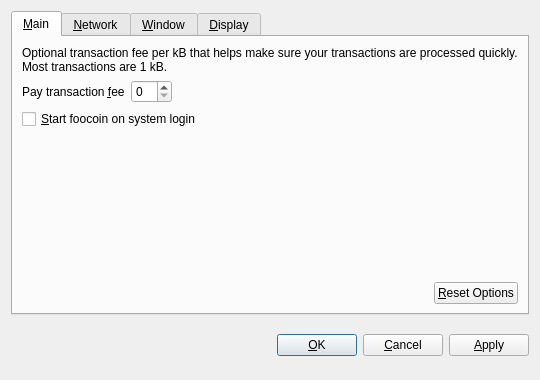
<?xml version="1.0" encoding="UTF-8"?>
<ui version="4.0">
 <class>OptionsDialog</class>
 <widget class="QDialog" name="OptionsDialog">
  <property name="geometry">
   <rect>
    <x>0</x>
    <y>0</y>
    <width>540</width>
    <height>380</height>
   </rect>
  </property>
  <property name="windowTitle">
   <string>Options</string>
  </property>
  <property name="modal">
   <bool>true</bool>
  </property>
  <layout class="QVBoxLayout" name="verticalLayout">
   <item>
    <widget class="QTabWidget" name="tabWidget">
     <property name="tabPosition">
      <enum>QTabWidget::North</enum>
     </property>
     <property name="currentIndex">
      <number>0</number>
     </property>
     <widget class="QWidget" name="tabMain">
      <attribute name="title">
       <string>&amp;Main</string>
      </attribute>
      <layout class="QVBoxLayout" name="verticalLayout_Main">
       <item>
        <widget class="QLabel" name="transactionFeeInfoLabel">
         <property name="text">
          <string>Optional transaction fee per kB that helps make sure your transactions are processed quickly. Most transactions are 1 kB.</string>
         </property>
         <property name="textFormat">
          <enum>Qt::PlainText</enum>
         </property>
         <property name="wordWrap">
          <bool>true</bool>
         </property>
        </widget>
       </item>
       <item>
        <layout class="QHBoxLayout" name="horizontalLayout_1_Main">
         <item>
          <widget class="QLabel" name="transactionFeeLabel">
           <property name="text">
            <string>Pay transaction &amp;fee</string>
           </property>
           <property name="textFormat">
            <enum>Qt::PlainText</enum>
           </property>
           <property name="buddy">
            <cstring>transactionFee</cstring>
           </property>
          </widget>
         </item>
         <item>
          <widget class="BitcoinAmountField" name="transactionFee"/>
         </item>
         <item>
          <spacer name="horizontalSpacer_1_Main">
           <property name="orientation">
            <enum>Qt::Horizontal</enum>
           </property>
           <property name="sizeHint" stdset="0">
            <size>
             <width>40</width>
             <height>20</height>
            </size>
           </property>
          </spacer>
         </item>
        </layout>
       </item>
       <item>
        <widget class="QCheckBox" name="bitcoinAtStartup">
         <property name="toolTip">
          <string>Automatically start foocoin after logging in to the system.</string>
         </property>
         <property name="text">
          <string>&amp;Start foocoin on system login</string>
         </property>
        </widget>
       </item>
       <item>
        <spacer name="verticalSpacer_Main">
         <property name="orientation">
          <enum>Qt::Vertical</enum>
         </property>
         <property name="sizeHint" stdset="0">
          <size>
           <width>20</width>
           <height>40</height>
          </size>
         </property>
        </spacer>
       </item>
       <item>
        <layout class="QHBoxLayout" name="horizontalLayout_2_Main">
         <item>
          <spacer name="horizontalSpacer_2_Main">
           <property name="orientation">
            <enum>Qt::Horizontal</enum>
           </property>
           <property name="sizeHint" stdset="0">
            <size>
             <width>40</width>
             <height>20</height>
            </size>
           </property>
          </spacer>
         </item>
         <item>
          <widget class="QPushButton" name="resetButton">
           <property name="toolTip">
            <string>Reset all client options to default.</string>
           </property>
           <property name="text">
            <string>&amp;Reset Options</string>
           </property>
           <property name="autoDefault">
            <bool>false</bool>
           </property>
          </widget>
         </item>
        </layout>
       </item>
      </layout>
     </widget>
     <widget class="QWidget" name="tabNetwork">
      <attribute name="title">
       <string>&amp;Network</string>
      </attribute>
      <layout class="QVBoxLayout" name="verticalLayout_Network">
       <item>
        <widget class="QCheckBox" name="mapPortUpnp">
         <property name="toolTip">
          <string>Automatically open the foocoin client port on the router. This only works when your router supports UPnP and it is enabled.</string>
         </property>
         <property name="text">
          <string>Map port using &amp;UPnP</string>
         </property>
        </widget>
       </item>
       <item>
        <widget class="QCheckBox" name="connectSocks">
         <property name="toolTip">
          <string>Connect to the foocoin network through a SOCKS proxy (e.g. when connecting through Tor).</string>
         </property>
         <property name="text">
          <string>&amp;Connect through SOCKS proxy:</string>
         </property>
        </widget>
       </item>
       <item>
        <layout class="QHBoxLayout" name="horizontalLayout_Network">
         <item>
          <widget class="QLabel" name="proxyIpLabel">
           <property name="text">
            <string>Proxy &amp;IP:</string>
           </property>
           <property name="textFormat">
            <enum>Qt::PlainText</enum>
           </property>
           <property name="buddy">
            <cstring>proxyIp</cstring>
           </property>
          </widget>
         </item>
         <item>
          <widget class="QValidatedLineEdit" name="proxyIp">
           <property name="maximumSize">
            <size>
             <width>140</width>
             <height>16777215</height>
            </size>
           </property>
           <property name="toolTip">
            <string>IP address of the proxy (e.g. 127.0.0.1)</string>
           </property>
          </widget>
         </item>
         <item>
          <widget class="QLabel" name="proxyPortLabel">
           <property name="text">
            <string>&amp;Port:</string>
           </property>
           <property name="textFormat">
            <enum>Qt::PlainText</enum>
           </property>
           <property name="buddy">
            <cstring>proxyPort</cstring>
           </property>
          </widget>
         </item>
         <item>
          <widget class="QLineEdit" name="proxyPort">
           <property name="maximumSize">
            <size>
             <width>55</width>
             <height>16777215</height>
            </size>
           </property>
           <property name="toolTip">
            <string>Port of the proxy (e.g. 9050)</string>
           </property>
          </widget>
         </item>
         <item>
          <widget class="QLabel" name="socksVersionLabel">
           <property name="text">
            <string>SOCKS &amp;Version:</string>
           </property>
           <property name="textFormat">
            <enum>Qt::PlainText</enum>
           </property>
           <property name="buddy">
            <cstring>socksVersion</cstring>
           </property>
          </widget>
         </item>
         <item>
          <widget class="QValueComboBox" name="socksVersion">
           <property name="toolTip">
            <string>SOCKS version of the proxy (e.g. 5)</string>
           </property>
          </widget>
         </item>
         <item>
          <spacer name="horizontalSpacer_Network">
           <property name="orientation">
            <enum>Qt::Horizontal</enum>
           </property>
           <property name="sizeHint" stdset="0">
            <size>
             <width>40</width>
             <height>20</height>
            </size>
           </property>
          </spacer>
         </item>
        </layout>
       </item>
       <item>
        <spacer name="verticalSpacer_Network">
         <property name="orientation">
          <enum>Qt::Vertical</enum>
         </property>
         <property name="sizeHint" stdset="0">
          <size>
           <width>20</width>
           <height>40</height>
          </size>
         </property>
        </spacer>
       </item>
      </layout>
     </widget>
     <widget class="QWidget" name="tabWindow">
      <attribute name="title">
       <string>&amp;Window</string>
      </attribute>
      <layout class="QVBoxLayout" name="verticalLayout_Window">
       <item>
        <widget class="QCheckBox" name="minimizeToTray">
         <property name="toolTip">
          <string>Show only a tray icon after minimizing the window.</string>
         </property>
         <property name="text">
          <string>&amp;Minimize to the tray instead of the taskbar</string>
         </property>
        </widget>
       </item>
       <item>
        <widget class="QCheckBox" name="minimizeOnClose">
         <property name="toolTip">
          <string>Minimize instead of exit the application when the window is closed. When this option is enabled, the application will be closed only after selecting Quit in the menu.</string>
         </property>
         <property name="text">
          <string>M&amp;inimize on close</string>
         </property>
        </widget>
       </item>
       <item>
        <spacer name="verticalSpacer_Window">
         <property name="orientation">
          <enum>Qt::Vertical</enum>
         </property>
         <property name="sizeHint" stdset="0">
          <size>
           <width>20</width>
           <height>40</height>
          </size>
         </property>
        </spacer>
       </item>
      </layout>
     </widget>
     <widget class="QWidget" name="tabDisplay">
      <attribute name="title">
       <string>&amp;Display</string>
      </attribute>
      <layout class="QVBoxLayout" name="verticalLayout_Display">
       <item>
        <layout class="QHBoxLayout" name="horizontalLayout_1_Display">
         <item>
          <widget class="QLabel" name="langLabel">
           <property name="text">
            <string>User Interface &amp;language:</string>
           </property>
           <property name="textFormat">
            <enum>Qt::PlainText</enum>
           </property>
           <property name="buddy">
            <cstring>lang</cstring>
           </property>
          </widget>
         </item>
         <item>
          <widget class="QValueComboBox" name="lang">
           <property name="toolTip">
            <string>The user interface language can be set here. This setting will take effect after restarting foocoin.</string>
           </property>
          </widget>
         </item>
        </layout>
       </item>
       <item>
        <layout class="QHBoxLayout" name="horizontalLayout_2_Display">
         <item>
          <widget class="QLabel" name="unitLabel">
           <property name="text">
            <string>&amp;Unit to show amounts in:</string>
           </property>
           <property name="textFormat">
            <enum>Qt::PlainText</enum>
           </property>
           <property name="buddy">
            <cstring>unit</cstring>
           </property>
          </widget>
         </item>
         <item>
          <widget class="QValueComboBox" name="unit">
           <property name="toolTip">
            <string>Choose the default subdivision unit to show in the interface and when sending coins.</string>
           </property>
          </widget>
         </item>
        </layout>
       </item>
       <item>
        <widget class="QCheckBox" name="displayAddresses">
         <property name="toolTip">
          <string>Whether to show foocoin addresses in the transaction list or not.</string>
         </property>
         <property name="text">
          <string>&amp;Display addresses in transaction list</string>
         </property>
        </widget>
       </item>
       <item>
        <spacer name="verticalSpacer_Display">
         <property name="orientation">
          <enum>Qt::Vertical</enum>
         </property>
         <property name="sizeHint" stdset="0">
          <size>
           <width>20</width>
           <height>40</height>
          </size>
         </property>
        </spacer>
       </item>
      </layout>
     </widget>
    </widget>
   </item>
   <item>
    <layout class="QHBoxLayout" name="horizontalLayout_Buttons">
     <item>
      <spacer name="horizontalSpacer_1">
       <property name="orientation">
        <enum>Qt::Horizontal</enum>
       </property>
       <property name="sizeHint" stdset="0">
        <size>
         <width>40</width>
         <height>48</height>
        </size>
       </property>
      </spacer>
     </item>
     <item>
      <widget class="QLabel" name="statusLabel">
       <property name="font">
        <font>
         <weight>75</weight>
         <bold>true</bold>
        </font>
       </property>
       <property name="text">
        <string/>
       </property>
       <property name="textFormat">
        <enum>Qt::PlainText</enum>
       </property>
       <property name="wordWrap">
        <bool>true</bool>
       </property>
      </widget>
     </item>
     <item>
      <spacer name="horizontalSpacer_2">
       <property name="orientation">
        <enum>Qt::Horizontal</enum>
       </property>
       <property name="sizeHint" stdset="0">
        <size>
         <width>40</width>
         <height>48</height>
        </size>
       </property>
      </spacer>
     </item>
     <item>
      <widget class="QPushButton" name="okButton">
       <property name="text">
        <string>&amp;OK</string>
       </property>
      </widget>
     </item>
     <item>
      <widget class="QPushButton" name="cancelButton">
       <property name="text">
        <string>&amp;Cancel</string>
       </property>
       <property name="autoDefault">
        <bool>false</bool>
       </property>
      </widget>
     </item>
     <item>
      <widget class="QPushButton" name="applyButton">
       <property name="text">
        <string>&amp;Apply</string>
       </property>
       <property name="autoDefault">
        <bool>false</bool>
       </property>
      </widget>
     </item>
    </layout>
   </item>
  </layout>
 </widget>
 <customwidgets>
  <customwidget>
   <class>BitcoinAmountField</class>
   <extends>QSpinBox</extends>
   <header>bitcoinamountfield.h</header>
  </customwidget>
  <customwidget>
   <class>QValueComboBox</class>
   <extends>QComboBox</extends>
   <header>qvaluecombobox.h</header>
  </customwidget>
  <customwidget>
   <class>QValidatedLineEdit</class>
   <extends>QLineEdit</extends>
   <header>qvalidatedlineedit.h</header>
  </customwidget>
 </customwidgets>
 <resources/>
 <connections/>
</ui>
